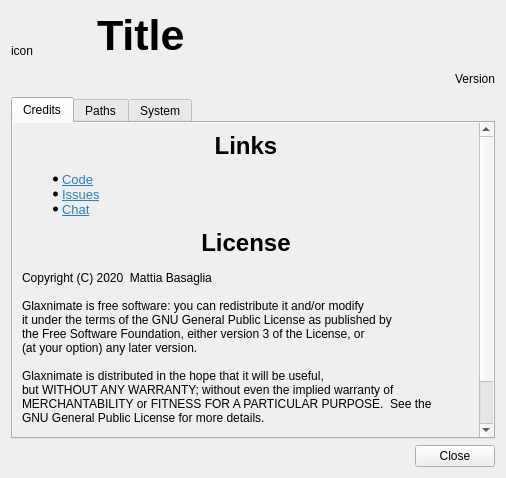
<?xml version="1.0" encoding="UTF-8"?>
<ui version="4.0">
 <class>AboutDialog</class>
 <widget class="QDialog" name="AboutDialog">
  <property name="geometry">
   <rect>
    <x>0</x>
    <y>0</y>
    <width>505</width>
    <height>478</height>
   </rect>
  </property>
  <property name="windowTitle">
   <string>About</string>
  </property>
  <layout class="QVBoxLayout" name="verticalLayout_2">
   <item>
    <layout class="QHBoxLayout" name="horizontalLayout">
     <item>
      <widget class="QLabel" name="label_icon">
       <property name="sizePolicy">
        <sizepolicy hsizetype="Fixed" vsizetype="Fixed">
         <horstretch>0</horstretch>
         <verstretch>0</verstretch>
        </sizepolicy>
       </property>
       <property name="minimumSize">
        <size>
         <width>80</width>
         <height>80</height>
        </size>
       </property>
       <property name="maximumSize">
        <size>
         <width>80</width>
         <height>80</height>
        </size>
       </property>
       <property name="text">
        <string notr="true">icon</string>
       </property>
      </widget>
     </item>
     <item>
      <layout class="QVBoxLayout" name="verticalLayout">
       <item>
        <widget class="QLabel" name="label_title">
         <property name="font">
          <font>
           <pointsize>32</pointsize>
           <weight>75</weight>
           <bold>true</bold>
          </font>
         </property>
         <property name="text">
          <string notr="true">Title</string>
         </property>
        </widget>
       </item>
       <item>
        <widget class="QLabel" name="label_version">
         <property name="text">
          <string notr="true">Version</string>
         </property>
         <property name="alignment">
          <set>Qt::AlignRight|Qt::AlignTrailing|Qt::AlignVCenter</set>
         </property>
        </widget>
       </item>
      </layout>
     </item>
    </layout>
   </item>
   <item>
    <widget class="QTabWidget" name="tabWidget">
     <property name="currentIndex">
      <number>0</number>
     </property>
     <widget class="QWidget" name="tab">
      <attribute name="title">
       <string>Credits</string>
      </attribute>
      <layout class="QVBoxLayout" name="verticalLayout_4">
       <property name="spacing">
        <number>0</number>
       </property>
       <property name="leftMargin">
        <number>0</number>
       </property>
       <property name="topMargin">
        <number>0</number>
       </property>
       <property name="rightMargin">
        <number>0</number>
       </property>
       <property name="bottomMargin">
        <number>0</number>
       </property>
       <item>
        <widget class="QScrollArea" name="scrollArea">
         <property name="minimumSize">
          <size>
           <width>480</width>
           <height>0</height>
          </size>
         </property>
         <property name="frameShape">
          <enum>QFrame::NoFrame</enum>
         </property>
         <property name="horizontalScrollBarPolicy">
          <enum>Qt::ScrollBarAlwaysOff</enum>
         </property>
         <property name="widgetResizable">
          <bool>true</bool>
         </property>
         <widget class="QWidget" name="scrollAreaWidgetContents">
          <property name="geometry">
           <rect>
            <x>0</x>
            <y>0</y>
            <width>464</width>
            <height>376</height>
           </rect>
          </property>
          <layout class="QVBoxLayout" name="verticalLayout_5">
           <item>
            <widget class="QLabel" name="label_4">
             <property name="text">
              <string>&lt;!DOCTYPE HTML PUBLIC &quot;-//W3C//DTD HTML 4.0//EN&quot; &quot;http://www.w3.org/TR/REC-html40/strict.dtd&quot;&gt;
&lt;html&gt;&lt;head&gt;&lt;meta name=&quot;qrichtext&quot; content=&quot;1&quot; /&gt;&lt;style type=&quot;text/css&quot;&gt;
p, li { white-space: pre-wrap; }
&lt;/style&gt;&lt;/head&gt;&lt;body style=&quot; font-family:'Noto Sans'; font-size:10pt; font-weight:400; font-style:normal;&quot;&gt;
&lt;h1 align=&quot;center&quot; style=&quot; margin-top:0px; margin-bottom:0px; margin-left:0px; margin-right:0px; -qt-block-indent:0; text-indent:0px;&quot;&gt;&lt;span style=&quot; font-family:'Sans Serif'; font-size:12pt; font-weight:600;&quot;&gt;Links&lt;/span&gt;&lt;/h1&gt;
&lt;ul style=&quot;margin-top: 0px; margin-bottom: 0px; margin-left: 0px; margin-right: 0px; -qt-list-indent: 1;&quot;&gt;&lt;li style=&quot; margin-top:12px; margin-bottom:0px; margin-left:0px; margin-right:0px; -qt-block-indent:0; text-indent:0px;&quot;&gt;&lt;a href=&quot;https://gitlab.com/mattia.basaglia/glaxnimate&quot;&gt;&lt;span style=&quot; text-decoration: underline; color:#2980b9;&quot;&gt;Code&lt;/span&gt;&lt;/a&gt;&lt;/li&gt;
&lt;li style=&quot; margin-top:0px; margin-bottom:0px; margin-left:0px; margin-right:0px; -qt-block-indent:0; text-indent:0px;&quot;&gt;&lt;a href=&quot;https://gitlab.com/mattia.basaglia/glaxnimate/-/issues&quot;&gt;&lt;span style=&quot; text-decoration: underline; color:#2980b9;&quot;&gt;Issues&lt;/span&gt;&lt;/a&gt;&lt;/li&gt;
&lt;li style=&quot; margin-top:0px; margin-bottom:12px; margin-left:0px; margin-right:0px; -qt-block-indent:0; text-indent:0px;&quot;&gt;&lt;a href=&quot;https://t.me/Glaxnimate&quot;&gt;&lt;span style=&quot; text-decoration: underline; color:#2980b9;&quot;&gt;Chat&lt;/span&gt;&lt;/a&gt;&lt;/li&gt;&lt;/ul&gt;
&lt;h1 align=&quot;center&quot; style=&quot; margin-top:0px; margin-bottom:0px; margin-left:0px; margin-right:0px; -qt-block-indent:0; text-indent:0px;&quot;&gt;&lt;span style=&quot; font-family:'Sans Serif'; font-size:12pt; font-weight:600;&quot;&gt;License&lt;/span&gt;&lt;/h1&gt;
&lt;p style=&quot;-qt-paragraph-type:empty; margin-top:0px; margin-bottom:0px; margin-left:0px; margin-right:0px; -qt-block-indent:0; text-indent:0px; font-family:'Sans Serif'; font-size:9pt;&quot;&gt;&lt;br /&gt;&lt;/p&gt;
&lt;p style=&quot; margin-top:0px; margin-bottom:0px; margin-left:0px; margin-right:0px; -qt-block-indent:0; text-indent:0px;&quot;&gt;&lt;span style=&quot; font-family:'Sans Serif'; font-size:9pt;&quot;&gt;Copyright (C) 2020  Mattia Basaglia&lt;/span&gt;&lt;/p&gt;
&lt;p style=&quot;-qt-paragraph-type:empty; margin-top:0px; margin-bottom:0px; margin-left:0px; margin-right:0px; -qt-block-indent:0; text-indent:0px; font-family:'Sans Serif'; font-size:9pt;&quot;&gt;&lt;br /&gt;&lt;/p&gt;
&lt;p style=&quot; margin-top:0px; margin-bottom:0px; margin-left:0px; margin-right:0px; -qt-block-indent:0; text-indent:0px;&quot;&gt;&lt;span style=&quot; font-family:'Sans Serif'; font-size:9pt;&quot;&gt;Glaxnimate is free software: you can redistribute it and/or modify&lt;/span&gt;&lt;/p&gt;
&lt;p style=&quot; margin-top:0px; margin-bottom:0px; margin-left:0px; margin-right:0px; -qt-block-indent:0; text-indent:0px;&quot;&gt;&lt;span style=&quot; font-family:'Sans Serif'; font-size:9pt;&quot;&gt;it under the terms of the GNU General Public License as published by&lt;/span&gt;&lt;/p&gt;
&lt;p style=&quot; margin-top:0px; margin-bottom:0px; margin-left:0px; margin-right:0px; -qt-block-indent:0; text-indent:0px;&quot;&gt;&lt;span style=&quot; font-family:'Sans Serif'; font-size:9pt;&quot;&gt;the Free Software Foundation, either version 3 of the License, or&lt;/span&gt;&lt;/p&gt;
&lt;p style=&quot; margin-top:0px; margin-bottom:0px; margin-left:0px; margin-right:0px; -qt-block-indent:0; text-indent:0px;&quot;&gt;&lt;span style=&quot; font-family:'Sans Serif'; font-size:9pt;&quot;&gt;(at your option) any later version.&lt;/span&gt;&lt;/p&gt;
&lt;p style=&quot;-qt-paragraph-type:empty; margin-top:0px; margin-bottom:0px; margin-left:0px; margin-right:0px; -qt-block-indent:0; text-indent:0px; font-family:'Sans Serif'; font-size:9pt;&quot;&gt;&lt;br /&gt;&lt;/p&gt;
&lt;p style=&quot; margin-top:0px; margin-bottom:0px; margin-left:0px; margin-right:0px; -qt-block-indent:0; text-indent:0px;&quot;&gt;&lt;span style=&quot; font-family:'Sans Serif'; font-size:9pt;&quot;&gt;Glaxnimate is distributed in the hope that it will be useful,&lt;/span&gt;&lt;/p&gt;
&lt;p style=&quot; margin-top:0px; margin-bottom:0px; margin-left:0px; margin-right:0px; -qt-block-indent:0; text-indent:0px;&quot;&gt;&lt;span style=&quot; font-family:'Sans Serif'; font-size:9pt;&quot;&gt;but WITHOUT ANY WARRANTY; without even the implied warranty of&lt;/span&gt;&lt;/p&gt;
&lt;p style=&quot; margin-top:0px; margin-bottom:0px; margin-left:0px; margin-right:0px; -qt-block-indent:0; text-indent:0px;&quot;&gt;&lt;span style=&quot; font-family:'Sans Serif'; font-size:9pt;&quot;&gt;MERCHANTABILITY or FITNESS FOR A PARTICULAR PURPOSE.  See the&lt;/span&gt;&lt;/p&gt;
&lt;p style=&quot; margin-top:0px; margin-bottom:0px; margin-left:0px; margin-right:0px; -qt-block-indent:0; text-indent:0px;&quot;&gt;&lt;span style=&quot; font-family:'Sans Serif'; font-size:9pt;&quot;&gt;GNU General Public License for more details.&lt;/span&gt;&lt;/p&gt;
&lt;p style=&quot;-qt-paragraph-type:empty; margin-top:0px; margin-bottom:0px; margin-left:0px; margin-right:0px; -qt-block-indent:0; text-indent:0px; font-family:'Sans Serif'; font-size:9pt;&quot;&gt;&lt;br /&gt;&lt;/p&gt;
&lt;p style=&quot; margin-top:0px; margin-bottom:0px; margin-left:0px; margin-right:0px; -qt-block-indent:0; text-indent:0px;&quot;&gt;&lt;span style=&quot; font-family:'Sans Serif'; font-size:9pt;&quot;&gt;You should have received a copy of the GNU General Public License&lt;/span&gt;&lt;/p&gt;
&lt;p style=&quot; margin-top:0px; margin-bottom:0px; margin-left:0px; margin-right:0px; -qt-block-indent:0; text-indent:0px;&quot;&gt;&lt;span style=&quot; font-family:'Sans Serif'; font-size:9pt;&quot;&gt;along with this program.  If not, see &amp;lt;&lt;/span&gt;&lt;a href=&quot;http://www.gnu.org/licenses/&quot;&gt;&lt;span style=&quot; font-family:'Sans Serif'; font-size:9pt; text-decoration: underline; color:#0057ae;&quot;&gt;http://www.gnu.org/licenses/&lt;/span&gt;&lt;/a&gt;&lt;span style=&quot; font-family:'Sans Serif'; font-size:9pt;&quot;&gt;&amp;gt;.&lt;/span&gt;&lt;/p&gt;
&lt;p style=&quot;-qt-paragraph-type:empty; margin-top:0px; margin-bottom:0px; margin-left:0px; margin-right:0px; -qt-block-indent:0; text-indent:0px; font-family:'Sans Serif'; font-size:9pt;&quot;&gt;&lt;br /&gt;&lt;/p&gt;&lt;/body&gt;&lt;/html&gt;</string>
             </property>
             <property name="textFormat">
              <enum>Qt::RichText</enum>
             </property>
             <property name="alignment">
              <set>Qt::AlignLeading|Qt::AlignLeft|Qt::AlignTop</set>
             </property>
             <property name="openExternalLinks">
              <bool>true</bool>
             </property>
            </widget>
           </item>
          </layout>
         </widget>
        </widget>
       </item>
      </layout>
     </widget>
     <widget class="QWidget" name="tab_2">
      <attribute name="title">
       <string>Paths</string>
      </attribute>
      <layout class="QVBoxLayout" name="verticalLayout_3">
       <item>
        <widget class="QScrollArea" name="scrollArea_2">
         <property name="widgetResizable">
          <bool>true</bool>
         </property>
         <widget class="QWidget" name="scrollAreaWidgetContents_2">
          <property name="geometry">
           <rect>
            <x>0</x>
            <y>0</y>
            <width>448</width>
            <height>432</height>
           </rect>
          </property>
          <layout class="QVBoxLayout" name="verticalLayout_7">
           <item>
            <widget class="QLabel" name="label">
             <property name="text">
              <string>User Data Directory:</string>
             </property>
            </widget>
           </item>
           <item>
            <layout class="QHBoxLayout" name="horizontalLayout_2">
             <item>
              <widget class="QLineEdit" name="line_user_data">
               <property name="readOnly">
                <bool>true</bool>
               </property>
              </widget>
             </item>
             <item>
              <widget class="QToolButton" name="toolButton">
               <property name="toolTip">
                <string>Open</string>
               </property>
               <property name="text">
                <string>Open</string>
               </property>
               <property name="icon">
                <iconset theme="folder-open">
                 <normaloff>.</normaloff>.</iconset>
               </property>
              </widget>
             </item>
            </layout>
           </item>
           <item>
            <widget class="QLabel" name="label_3">
             <property name="text">
              <string>Settings File:</string>
             </property>
            </widget>
           </item>
           <item>
            <layout class="QHBoxLayout" name="horizontalLayout_3">
             <item>
              <widget class="QLineEdit" name="line_settings">
               <property name="readOnly">
                <bool>true</bool>
               </property>
              </widget>
             </item>
             <item>
              <widget class="QToolButton" name="toolButton_2">
               <property name="toolTip">
                <string>Open</string>
               </property>
               <property name="text">
                <string>Open</string>
               </property>
               <property name="icon">
                <iconset theme="document-open">
                 <normaloff>.</normaloff>.</iconset>
               </property>
              </widget>
             </item>
            </layout>
           </item>
           <item>
            <widget class="QLabel" name="label_6">
             <property name="text">
              <string>Backup Directory:</string>
             </property>
            </widget>
           </item>
           <item>
            <layout class="QHBoxLayout" name="horizontalLayout_5">
             <item>
              <widget class="QLineEdit" name="line_backup">
               <property name="readOnly">
                <bool>true</bool>
               </property>
              </widget>
             </item>
             <item>
              <widget class="QToolButton" name="toolButton_3">
               <property name="toolTip">
                <string>Open</string>
               </property>
               <property name="text">
                <string>Open</string>
               </property>
               <property name="icon">
                <iconset theme="folder-open"/>
               </property>
              </widget>
             </item>
            </layout>
           </item>
           <item>
            <widget class="QLabel" name="label_2">
             <property name="text">
              <string>Data Directories:</string>
             </property>
            </widget>
           </item>
           <item>
            <widget class="QListWidget" name="view_data">
             <property name="verticalScrollBarPolicy">
              <enum>Qt::ScrollBarAlwaysOff</enum>
             </property>
             <property name="horizontalScrollBarPolicy">
              <enum>Qt::ScrollBarAlwaysOff</enum>
             </property>
             <property name="textElideMode">
              <enum>Qt::ElideMiddle</enum>
             </property>
            </widget>
           </item>
           <item>
            <widget class="QLabel" name="label_5">
             <property name="text">
              <string>Icon Theme Paths:</string>
             </property>
            </widget>
           </item>
           <item>
            <widget class="QListWidget" name="view_icons">
             <property name="verticalScrollBarPolicy">
              <enum>Qt::ScrollBarAlwaysOff</enum>
             </property>
             <property name="horizontalScrollBarPolicy">
              <enum>Qt::ScrollBarAlwaysOff</enum>
             </property>
             <property name="textElideMode">
              <enum>Qt::ElideMiddle</enum>
             </property>
            </widget>
           </item>
          </layout>
         </widget>
        </widget>
       </item>
      </layout>
     </widget>
     <widget class="QWidget" name="tab_3">
      <attribute name="title">
       <string>System</string>
      </attribute>
      <layout class="QVBoxLayout" name="verticalLayout_6">
       <item>
        <widget class="QTableWidget" name="view_system">
         <attribute name="horizontalHeaderVisible">
          <bool>false</bool>
         </attribute>
         <attribute name="horizontalHeaderStretchLastSection">
          <bool>true</bool>
         </attribute>
         <row>
          <property name="text">
           <string>System</string>
          </property>
         </row>
         <row>
          <property name="text">
           <string>Kernel</string>
          </property>
         </row>
         <row>
          <property name="text">
           <string>CPU</string>
          </property>
         </row>
         <row>
          <property name="text">
           <string>Application Qt</string>
          </property>
         </row>
         <row>
          <property name="text">
           <string>System Qt</string>
          </property>
         </row>
         <column>
          <property name="text">
           <string>Version</string>
          </property>
         </column>
        </widget>
       </item>
       <item>
        <layout class="QHBoxLayout" name="horizontalLayout_4">
         <item>
          <widget class="QPushButton" name="pushButton_2">
           <property name="text">
            <string>About Qt</string>
           </property>
           <property name="icon">
            <iconset theme="qtcreator">
             <normaloff>.</normaloff>.</iconset>
           </property>
          </widget>
         </item>
         <item>
          <spacer name="horizontalSpacer">
           <property name="orientation">
            <enum>Qt::Horizontal</enum>
           </property>
           <property name="sizeHint" stdset="0">
            <size>
             <width>40</width>
             <height>20</height>
            </size>
           </property>
          </spacer>
         </item>
         <item>
          <widget class="QPushButton" name="pushButton">
           <property name="text">
            <string>Copy</string>
           </property>
           <property name="icon">
            <iconset theme="edit-copy">
             <normaloff>.</normaloff>.</iconset>
           </property>
          </widget>
         </item>
        </layout>
       </item>
      </layout>
     </widget>
    </widget>
   </item>
   <item>
    <widget class="QDialogButtonBox" name="buttonBox">
     <property name="orientation">
      <enum>Qt::Horizontal</enum>
     </property>
     <property name="standardButtons">
      <set>QDialogButtonBox::Close</set>
     </property>
    </widget>
   </item>
  </layout>
 </widget>
 <resources/>
 <connections>
  <connection>
   <sender>buttonBox</sender>
   <signal>rejected()</signal>
   <receiver>AboutDialog</receiver>
   <slot>reject()</slot>
   <hints>
    <hint type="sourcelabel">
     <x>26</x>
     <y>458</y>
    </hint>
    <hint type="destinationlabel">
     <x>20</x>
     <y>20</y>
    </hint>
   </hints>
  </connection>
  <connection>
   <sender>toolButton</sender>
   <signal>clicked()</signal>
   <receiver>AboutDialog</receiver>
   <slot>open_user_data()</slot>
   <hints>
    <hint type="sourcelabel">
     <x>458</x>
     <y>200</y>
    </hint>
    <hint type="destinationlabel">
     <x>504</x>
     <y>220</y>
    </hint>
   </hints>
  </connection>
  <connection>
   <sender>toolButton_2</sender>
   <signal>clicked()</signal>
   <receiver>AboutDialog</receiver>
   <slot>open_settings_file()</slot>
   <hints>
    <hint type="sourcelabel">
     <x>458</x>
     <y>264</y>
    </hint>
    <hint type="destinationlabel">
     <x>504</x>
     <y>265</y>
    </hint>
   </hints>
  </connection>
  <connection>
   <sender>pushButton</sender>
   <signal>clicked()</signal>
   <receiver>AboutDialog</receiver>
   <slot>copy_system()</slot>
   <hints>
    <hint type="sourcelabel">
     <x>102</x>
     <y>152</y>
    </hint>
    <hint type="destinationlabel">
     <x>579</x>
     <y>520</y>
    </hint>
   </hints>
  </connection>
  <connection>
   <sender>pushButton_2</sender>
   <signal>clicked()</signal>
   <receiver>AboutDialog</receiver>
   <slot>about_qt()</slot>
   <hints>
    <hint type="sourcelabel">
     <x>53</x>
     <y>152</y>
    </hint>
    <hint type="destinationlabel">
     <x>254</x>
     <y>547</y>
    </hint>
   </hints>
  </connection>
  <connection>
   <sender>view_data</sender>
   <signal>doubleClicked(QModelIndex)</signal>
   <receiver>AboutDialog</receiver>
   <slot>dir_open(QModelIndex)</slot>
   <hints>
    <hint type="sourcelabel">
     <x>299</x>
     <y>446</y>
    </hint>
    <hint type="destinationlabel">
     <x>617</x>
     <y>401</y>
    </hint>
   </hints>
  </connection>
  <connection>
   <sender>view_icons</sender>
   <signal>doubleClicked(QModelIndex)</signal>
   <receiver>AboutDialog</receiver>
   <slot>dir_open(QModelIndex)</slot>
   <hints>
    <hint type="sourcelabel">
     <x>388</x>
     <y>563</y>
    </hint>
    <hint type="destinationlabel">
     <x>556</x>
     <y>366</y>
    </hint>
   </hints>
  </connection>
  <connection>
   <sender>toolButton_3</sender>
   <signal>clicked()</signal>
   <receiver>AboutDialog</receiver>
   <slot>open_backup()</slot>
   <hints>
    <hint type="sourcelabel">
     <x>435</x>
     <y>308</y>
    </hint>
    <hint type="destinationlabel">
     <x>653</x>
     <y>342</y>
    </hint>
   </hints>
  </connection>
 </connections>
 <slots>
  <slot>open_user_data()</slot>
  <slot>open_settings_file()</slot>
  <slot>copy_system()</slot>
  <slot>about_qt()</slot>
  <slot>dir_open(QModelIndex)</slot>
  <slot>open_backup()</slot>
 </slots>
</ui>
